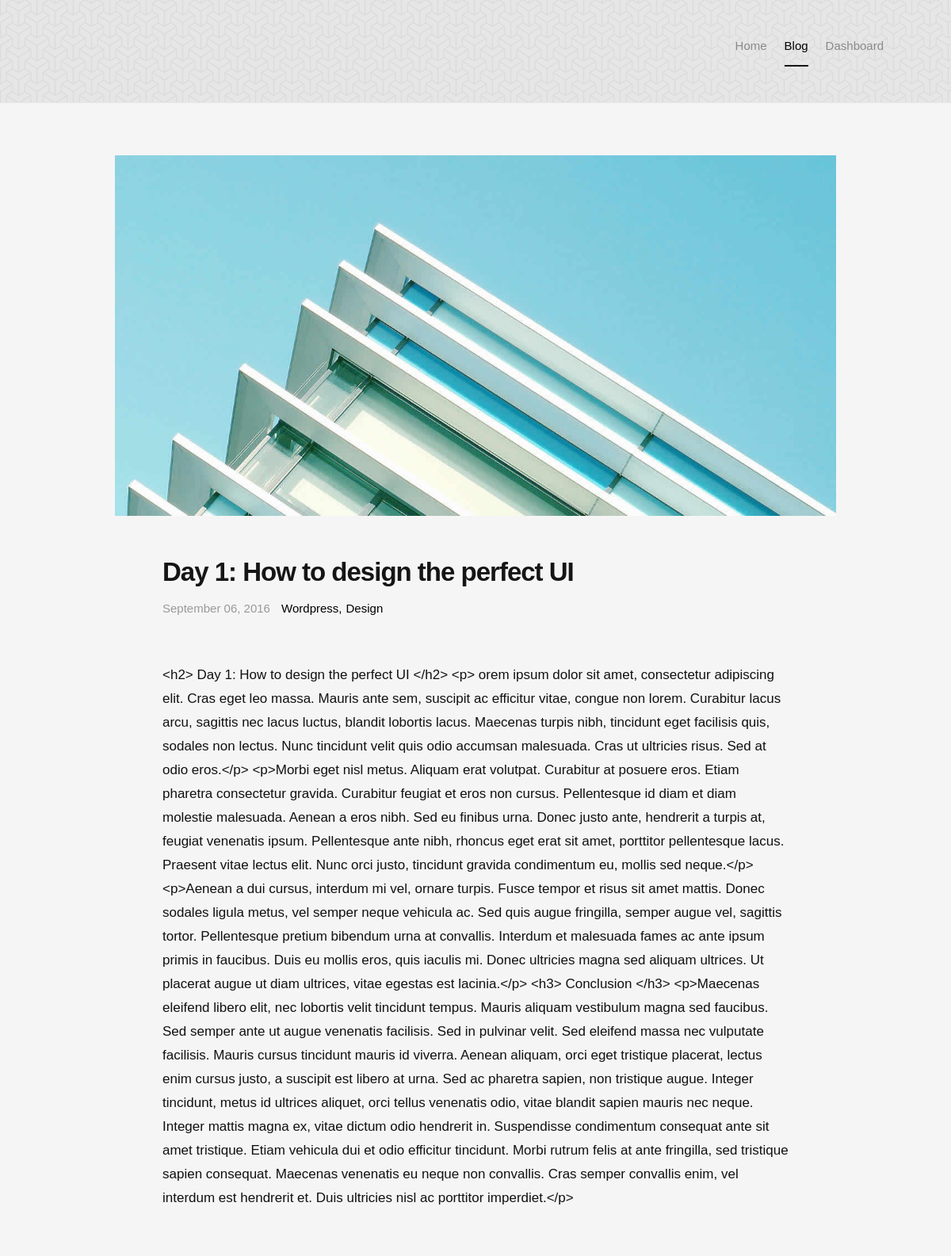
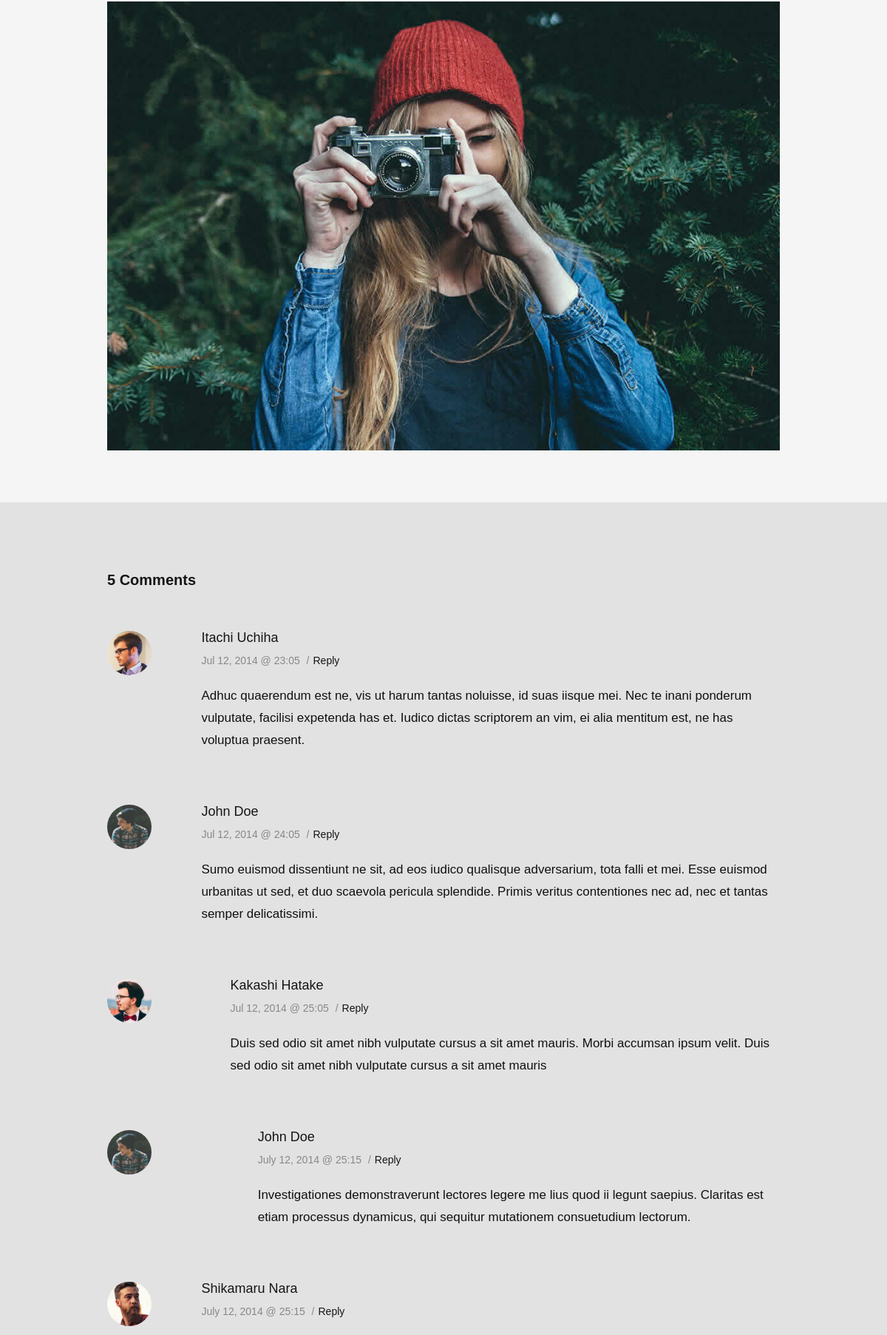
Page /blog/2 (upper part) on the committed database (2 pictures, top to bottom).
### app.py (models this page shows)
class Blog(db.Model):
    id = db.Column(db.Integer, primary_key=True)
    title = db.Column(db.String(100), nullable=False)
    content = db.Column(db.Text, nullable=False)
    author_id = db.Column(db.Integer, db.ForeignKey('user.id'), nullable=False)

### app.py (the view)
@app.route('/blog/<int:blog_id>')
def blog(blog_id):
    blog = Blog.query.get_or_404(blog_id)
    return render_template('blog.html', blog=blog)

### templates/blog.html (shortened to what this page needs)
<!DOCTYPE html>
<html class="no-js" lang="en">
<head>
   <link rel="stylesheet" href="/static/css/base.css">
   <link rel="stylesheet" href="/static/css/vendor.css">
   <link rel="stylesheet" href="/static/css/main.css">
</head>
<body id="top">
   <header class="short-header">
   	<div class="row header-content">
        <div class="logo">
            <a href="#">Author</a>
         </div>
       <nav id="main-nav-wrap">
           <ul class="main-navigation sf-menu">
               <li><a href="{{url_for('index')}}" title="">Home</a></li>
               <li class="current">
                   <a href="#" title="">Blog</a>
               </li>
               <li><a href="{{url_for('dashboard')}}" title="">Dashboard</a></li>
           </ul>
       </nav>
			<div class="triggers">
				<a class="search-trigger" href="#"><i class="fa fa-search"></i></a>
			</div>
   	</div>
   </header>
   <section id="content-wrap" class="blog-single">
   	<div class="row">
   		<div class="col-twelve">
   			<article class="format-standard">
   				<div class="content-media">
						<div class="post-thumb">
							<img src="/static/images/thumbs/single/single-01.jpg">
						</div>
					</div>
					<div class="primary-content">
						<h1 class="page-title">{{blog.title}}</h1>
						<ul class="entry-meta">
							<li class="date">September 06, 2016</li>
							<li class="cat"><a href="">Wordpress</a><a href="">Design</a></li>
						</ul>
						<p>{{blog.content}}</p>
						<p><img src="/static/images/shutterbug.jpg" alt=""></p>
				</article>
			</div>
   	</div>
		<div class="comments-wrap">
			<div id="comments" class="row">
				<div class="col-full">
               <h3>5 Comments</h3>
               <ol class="commentlist">
                  <li class="depth-1">
                     <div class="avatar">
                        <img width="50" height="50" class="avatar" src="/static/images/avatars/user-01.jpg" alt="">
                     </div>
                     <div class="comment-content">
	                     <div class="comment-info">
	                        <cite>Itachi Uchiha</cite>
	                        <div class="comment-meta">
	                           <time class="comment-time" datetime="2014-07-12T23:05">Jul 12, 2014 @ 23:05</time>
	                           <span class="sep">/</span><a class="reply" href="#">Reply</a>
	                        </div>
	                     </div>
	                     <div class="comment-text">
	                        <p>Adhuc quaerendum est ne, vis ut harum tantas noluisse, id suas iisque mei. Nec te inani ponderum vulputate,
	                        facilisi expetenda has et. Iudico dictas scriptorem an vim, ei alia mentitum est, ne has voluptua praesent.</p>
	                     </div>
	                  </div>
                  </li>
                  <li class="thread-alt depth-1">
                     <div class="avatar">
                        <img width="50" height="50" class="avatar" src="/static/images/avatars/user-04.jpg" alt="">
                     </div>
                     <div class="comment-content">
	                     <div class="comment-info">
	                        <cite>John Doe</cite>
	                        <div class="comment-meta">
	                           <time class="comment-time" datetime="2014-07-12T24:05">Jul 12, 2014 @ 24:05</time>
	                           <span class="sep">/</span><a class="reply" href="#">Reply</a>
	                        </div>
	                     </div>
	                     <div class="comment-text">
	                        <p>Sumo euismod dissentiunt ne sit, ad eos iudico qualisque adversarium, tota falli et mei. Esse euismod
	                        urbanitas ut sed, et duo scaevola pericula splendide. Primis veritus contentiones nec ad, nec et
	                        tantas semper delicatissimi.</p>
	                     </div>
	                  </div>
                     <ul class="children">
                        <li class="depth-2">
                           <div class="avatar">
                              <img width="50" height="50" class="avatar" src="/static/images/avatars/user-03.jpg" alt="">
                           </div>
                           <div class="comment-content">
	                           <div class="comment-info">
	                              <cite>Kakashi Hatake</cite>
	                              <div class="comment-meta">
	                                 <time class="comment-time" datetime="2014-07-12T25:05">Jul 12, 2014 @ 25:05</time>
	                                 <span class="sep">/</span><a class="reply" href="#">Reply</a>
	                              </div>
	                           </div>
	                           <div class="comment-text">
	                              <p>Duis sed odio sit amet nibh vulputate
	                              cursus a sit amet mauris. Morbi accumsan ipsum velit. Duis sed odio sit amet nibh vulputate
	                              cursus a sit amet mauris</p>
	                           </div>
                           </div>
                           <ul class="children">
                              <li class="depth-3">
                                 <div class="avatar">
                                    <img width="50" height="50" class="avatar" src="/static/images/avatars/user-04.jpg" alt="">
                                 </div>
                                 <div class="comment-content">
	                                 <div class="comment-info">
	                                    <cite>John Doe</cite>
	                                    <div class="comment-meta">
	                                       <time class="comment-time" datetime="2014-07-12T25:15">July 12, 2014 @ 25:15</time>
	                                       <span class="sep">/</span><a class="reply" href="#">Reply</a>
	                                    </div>
	                                 </div>
	                                 <div class="comment-text">
	                                    <p>Investigationes demonstraverunt lectores legere me lius quod ii legunt saepius. Claritas est
	                                    etiam processus dynamicus, qui sequitur mutationem consuetudium lectorum.</p>
	                                 </div>
                                 </div>
                              </li>
                           </ul>
                        </li>
                     </ul>
                  </li>
                  <li class="depth-1">
                     <div class="avatar">
                        <img width="50" height="50" class="avatar" src="/static/images/avatars/user-02.jpg" alt="">
                     </div>
                     <div class="comment-content">
	                     <div class="comment-info">
	                        <cite>Shikamaru Nara</cite>
	                        <div class="comment-meta">
	                           <time class="comment-time" datetime="2014-07-12T25:15">July 12, 2014 @ 25:15</time>
	                           <span class="sep">/</span><a class="reply" href="#">Reply</a>
	                        </div>
	                     </div>
                     </div>
                  </li>
               </ol>
         	</div>
         </div>
		</div>
   </section>
</body>
</html>

### static/css/base.css (style rules this page uses)
html { font-family: sans-serif; -ms-text-size-adjust: 100%; -webkit-text-size-adjust: 100%; }
body { margin: 0; }
article, aside, details, figcaption, figure, footer, header, hgroup, main, menu, nav, section, summary { display: block; }
a { background: transparent; }
h1 { font-size: 2em; margin: 0.67em 0; }
img { border: 0; }
html { font-size: 62.5%; box-sizing: border-box; }
*, *::before, *::after { box-sizing: inherit; }
body { font-weight: normal; line-height: 1; text-rendering: optimizeLegibility; word-wrap: break-word; -webkit-overflow-scrolling: touch; -webkit-text-size-adjust: none; }
body, input, button { -moz-osx-font-smoothing: grayscale; -webkit-font-smoothing: antialiased; }
img, video { max-width: 100%; height: auto; }
div, dl, dt, dd, ul, ol, li, h1, h2, h3, h4, h5, h6, pre, form, p, blockquote, th, td { margin: 0; padding: 0; }
h1, h2, h3, h4, h5, h6 { -webkit-font-variant-ligatures: common-ligatures; -moz-font-variant-ligatures: common-ligatures; font-variant-ligatures: common-ligatures; text-rendering: optimizeLegibility; }
em, i { font-style: italic; line-height: inherit; }
ol, ul { list-style: none; }
li { display: block; }
a { text-decoration: none; line-height: inherit; }
.row { width: 94%; max-width: 1170px; margin: 0 auto; }
.row:before, .row:after { content: ""; display: table; }
.row:after { clear: both; }
[class*="col-"], .bgrid { float: left; }
[class*="col-"] { padding: 0 20px; }
.col-twelve, .col-full { width: 100%; }

### rows in the picture
Blog: title "Day 1: How to design the perfect UI", content "<h2> Day 1: How to design the perfect UI </h2> <p> orem ipsum dolor sit amet, consectetur adipiscing elit. Cras eget leo massa. Mauris ante sem, suscipit ac efficitur vitae, congue non lorem. Curabitur lacus arcu, sagittis nec lacus luctus, blandit lobortis lacus. Maecenas turpis nibh, tincidunt eget facilisis quis, sodales non lectus. Nunc tincidunt velit quis odio accumsan malesuada. Cras ut ultricies risus. Sed at odio eros.</p> <p>Morbi eget nisl metus. Aliquam erat volutpat. Curabitur at posuere eros. Etiam pharetra consectetur gravida. Curabitur feugiat et eros non cursus. Pellentesque id diam et diam molestie malesuada. Aenean a eros nibh. Sed eu finibus urna. Donec justo ante,…"
